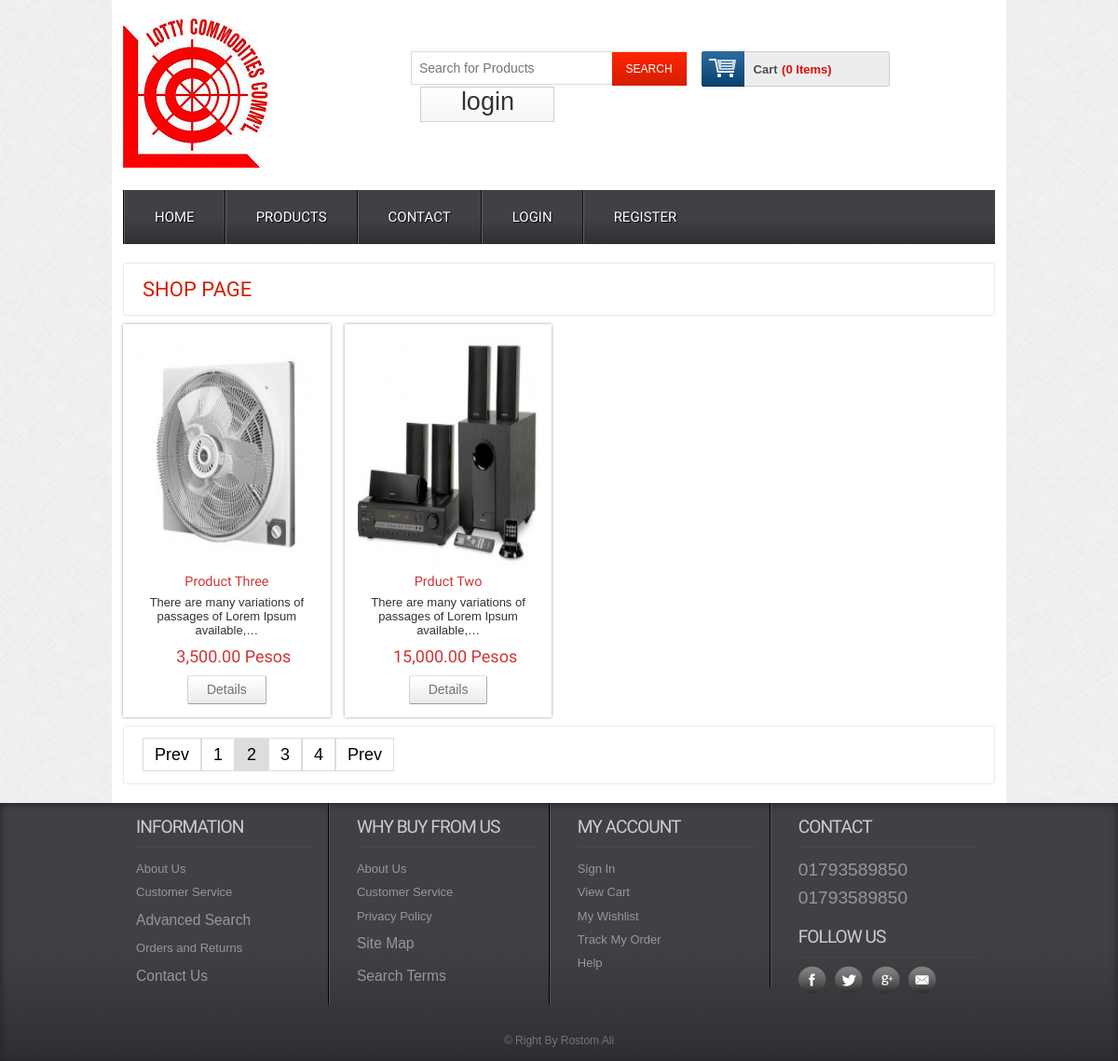
The app's page /get/category/3 with its own data.
### tables this page shows
CREATE TABLE `tbl_product` (
  `product_id` int(11) NOT NULL,
  `product_title` varchar(255) NOT NULL,
  `product_short_description` text NOT NULL,
  `product_long_description` text NOT NULL,
  `product_image` varchar(255) NOT NULL,
  `product_price` int(11) NOT NULL,
  `product_quantity` int(11) NOT NULL,
  `product_feature` tinyint(4) NOT NULL,
  `product_category` int(11) NOT NULL,
  `product_brand` int(11) NOT NULL,
  `product_author` int(11) NOT NULL,
  `product_view` int(11) NOT NULL DEFAULT 0,
  `published_date` timestamp NOT NULL DEFAULT current_timestamp(),
  `publication_status` tinyint(4) NOT NULL
);

### application/controllers/Web.php (called while the page is built, shortened)
<?php
class Web extends CI_Controller {
    public function category_post($id) {
        $data = array();
        $data['get_all_product'] = $this->web_model->get_all_product_by_cat($id);
        $this->load->view('web/inc/header');
        $this->load->view('web/pages/product', $data);
        $this->load->view('web/inc/footer');
    }
}

### index.php (called while the page is built, shortened)
<?php
require_once BASEPATH.'core/CodeIgniter.php';

### application/models/Web_Model.php (called while the page is built, shortened)
<?php
class Web_Model extends CI_Model {
    public function get_all_product_by_cat($id) {
        $this->db->select('*');
        $this->db->from('tbl_product');
        $this->db->join('tbl_category', 'tbl_category.id=tbl_product.product_category');
        $this->db->join('tbl_brand', 'tbl_brand.brand_id=tbl_product.product_brand');
        $this->db->order_by('tbl_product.product_id', 'DESC');
        $this->db->where('tbl_product.publication_status', 1);
        $this->db->where('tbl_category.id', $id);
        $info = $this->db->get();
        return $info->result();
    }
}

### application/views/web/pages/product.php (the view, shortened to what this page needs)
<div class="main">
    <div class="content">
        <div class="content_top">
            <div class="heading">
                <h3>Shop Page</h3>
            </div>
        </div>
        <?php
        $arr_chunk_product = array_chunk($get_all_product, 4);
        foreach ($arr_chunk_product as $chunk_products) {
            ?>
            <div class="section group">
                <?php foreach ($chunk_products as $single_products) { ?>
                    <div class="grid_1_of_4 images_1_of_4">
                        <a href="<?php echo base_url('single/'.$single_products->product_id);?>"><img style="width:250px;height:250px" src="<?php echo base_url('uploads/'.$single_products->product_image)?>" alt="" /></a>
                        <h2><?php echo $single_products->product_title ?></h2>
                        <p><?php echo word_limiter($single_products->product_short_description, 10) ?></p>
                        <p><span class="price"><?php echo $this->cart->format_number($single_products->product_price) ?> Pesos</span></p>
                        <div class="button"><span><a href="<?php echo base_url('single/'.$single_products->product_id);?>" class="details">Details</a></span></div>
                    </div>
                    <?php
                }
                ?>
            </div>
            <?php
        }
        ?>
        <div class="content_pagi">
            <div class="pagination">
                <ul>
                    <li><a href="#">Prev</a></li>
                    <li><a href="#">1</a></li>
                    <li class="pagiactive"><a href="#">2</a></li>
                    <li><a href="#">3</a></li>
                    <li><a href="#">4</a></li>
                    <li><a href="#">Prev</a></li>
                </ul>
            </div>
        </div>
    </div>
</div>

### assets/web/css/style.css (style rules this page uses)
html,body,div,span,applet,object,iframe,h1,h2,h3,h4,h5,h6,p,blockquote,pre,a,abbr,acronym,address,big,cite,code,del,dfn,em,img,ins,kbd,q,s,samp,small,strike,strong,sub,sup,tt,var,b,u,i,dl,dt,dd,ol,nav ul,nav li,fieldset,form,label,legend,table,caption,tbody,tfoot,thead,tr,th,td,article,aside,canvas,details,embed,figure,figcaption,footer,header,hgroup,menu,nav,output,ruby,section,summary,time,mark,audio,video { margin:0;padding:0;border:0;font-size:100%;font:inherit;vertical-align:baseline; }
ol,ul { list-style:none;margin:0;padding:0; }
a { text-decoration:none; }
img { max-width:100%; }
body { font-family:Arial, Helvetica, sans-serif; background:url(../images/body_bg3.jpg); }
.section { clear: both; padding: 0px; margin: 0px; }
.group:before, .group:after { content:""; display:table; }
.group:after { clear:both; }
.group { zoom:1; }
.content { padding:20px 0; background:#FFF; }
.content h2 { font-size:23px; color:#6C6C6C; font-family: 'Monda', sans-serif; }
.content_top { padding:15px 20px; border:1px solid #EBE8E8; border-radius:3px; }
.heading { float:left; margin-right:10%; }
.heading h3 { font-family: 'Monda', sans-serif; font-size:22px; color:#d41e00; text-transform:uppercase; }
.grid_1_of_4 { display: block; float:left; margin: 1% 0 1% 1.6%; box-shadow: 0px 0px 3px rgb(150, 150, 150); }
.grid_1_of_4:first-child { margin-left: 0; }
.images_1_of_4 { width: 20.8%; padding:1.5%; text-align:center; position:relative; }
.images_1_of_4 img { max-width:100%; }
.images_1_of_4 h2 { color: #CC3636; font-family: 'Monda', sans-serif; font-size:0.9em; font-weight : normal; }
.images_1_of_4 p { font-size:0.8125em; padding:0.4em 0; color: #333; }
.images_1_of_4 p span.price { font-size:18px; font-family: 'Monda', sans-serif; color: #CC3636; margin-left:15px; }
.images_1_of_4 .button { float: left; line-height: 1.9em; margin-top: 0.3em; width: 100%; }
.images_1_of_4 .button a { padding:7px 20px; font-size:0.8em; }
.images_1_of_4 .button a { font-family: "Trebuchet MS",Arial,Helvetica,sans-serif; font-size: 14px; line-height: 15px; text-transform: none; color: #737370; text-decoration: none!important; background: url(../images/button-bg.png) repeat-x 0 0 #E8E8E8; display: inline-block; border-left: 1px solid #D4D4D4!important; border-right: 1px solid #ADADAD!important; border-top: 1px solid #E0E0E0!important; border-bottom: 1px solid #9C9C9C!important; cursor: pointer!important; margin: 0 2px; border-radius: 2px; -moz-border-radius: 2px; -webkit-border-radius: 2px; -webkit-transition: all 0.5s ease; -moz-transition: all 0.5s ease; -o-transition: all 0.5s ease; transition: all 0.5s ease; }

### application/views/web/pages/product.php (style rules this page uses)
.content_pagi { padding:20px;border: 1px solid #EBE8E8;border-radius: 3px; }
.pagination ul li { float: left }
.pagination ul li a { color: #000;padding: 7px 12px;border: 1px solid #ddd;font-size: 18px; }
.pagiactive a { background:#ddd; }

### records on screen
tbl_product: product_image (picture), product_title "Product Three", product_short_description "There are many variations of passages of Lorem Ipsum available,…", product_price "3,500.00"
tbl_product: product_image (picture), product_title "Prduct Two", product_short_description "There are many variations of passages of Lorem Ipsum available,…", product_price "15,000.00"

### other values on screen
$this->cart->total_items() "0"
$result->$para "01793589850 01793589850 © Right By Rostom Ali"
